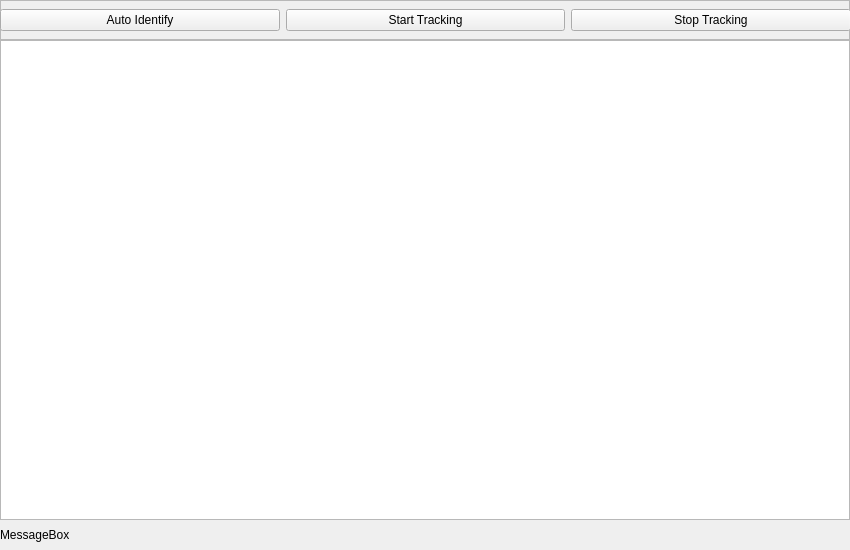
<?xml version="1.0" encoding="UTF-8"?>
<ui version="4.0">
 <class>Tracking_Window</class>
 <widget class="QWidget" name="Tracking_Window">
  <property name="geometry">
   <rect>
    <x>0</x>
    <y>0</y>
    <width>850</width>
    <height>550</height>
   </rect>
  </property>
  <property name="windowTitle">
   <string>Form</string>
  </property>
  <widget class="QFrame" name="frame">
   <property name="geometry">
    <rect>
     <x>0</x>
     <y>0</y>
     <width>850</width>
     <height>40</height>
    </rect>
   </property>
   <property name="frameShape">
    <enum>QFrame::Shape::StyledPanel</enum>
   </property>
   <property name="frameShadow">
    <enum>QFrame::Shadow::Raised</enum>
   </property>
   <widget class="QWidget" name="">
    <property name="geometry">
     <rect>
      <x>0</x>
      <y>0</y>
      <width>851</width>
      <height>41</height>
     </rect>
    </property>
    <layout class="QHBoxLayout" name="horizontalLayout_2">
     <item>
      <widget class="QPushButton" name="Auto_Identify">
       <property name="text">
        <string>Auto Identify</string>
       </property>
      </widget>
     </item>
     <item>
      <widget class="QPushButton" name="Start_Tracking">
       <property name="text">
        <string>Start Tracking</string>
       </property>
      </widget>
     </item>
     <item>
      <widget class="QPushButton" name="Stop_Tracking">
       <property name="text">
        <string>Stop Tracking</string>
       </property>
      </widget>
     </item>
    </layout>
   </widget>
  </widget>
  <widget class="QFrame" name="frame_2">
   <property name="geometry">
    <rect>
     <x>0</x>
     <y>40</y>
     <width>850</width>
     <height>480</height>
    </rect>
   </property>
   <property name="frameShape">
    <enum>QFrame::Shape::StyledPanel</enum>
   </property>
   <property name="frameShadow">
    <enum>QFrame::Shadow::Raised</enum>
   </property>
   <widget class="QGraphicsView" name="graphicsView">
    <property name="geometry">
     <rect>
      <x>0</x>
      <y>0</y>
      <width>850</width>
      <height>480</height>
     </rect>
    </property>
   </widget>
  </widget>
  <widget class="QLabel" name="MessageBox">
   <property name="geometry">
    <rect>
     <x>0</x>
     <y>520</y>
     <width>850</width>
     <height>30</height>
    </rect>
   </property>
   <property name="text">
    <string>MessageBox</string>
   </property>
  </widget>
 </widget>
 <resources/>
 <connections/>
</ui>
